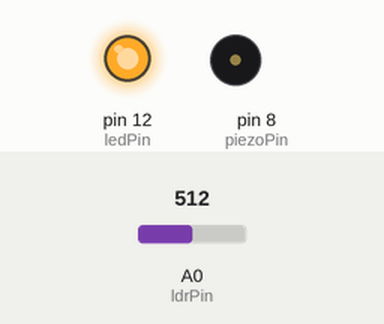
A sketch run on a simulated Arduino Uno, built with avr-gcc and run on an emulated ATmega328P. Shown: output pins drawn as LEDs (lit = HIGH), buzzer (waves = sounding). The inputs (shaded band) are chosen by the test bench; at power-on: A0 (ldrPin) = 512.

Above: at 2.5 s.
2.6 s: A0 (ldrPin) set to 0
At 4.2 s:
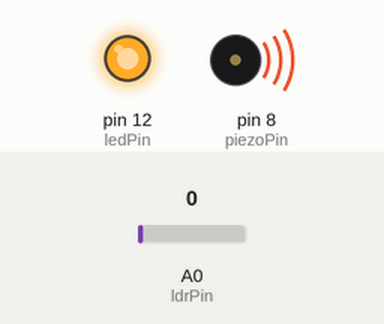
5.7 s: A0 (ldrPin) set to 122
At 6.08 s:
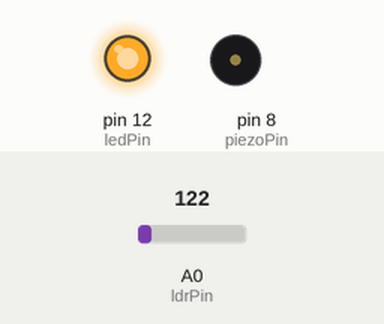
Timing chart, 0 to 14.8 s (numbered marks = the images above; inputs shaded):
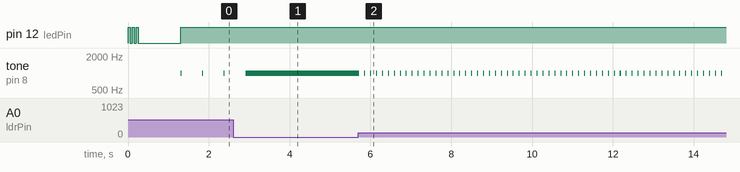

The sketch:

Projeto14.ino
```cpp
// Projeto 14 - Sensor de luz

byte piezoPin = 8;
byte ledPin = 12;
byte ldrPin = 0;                      // LDR no pino analógico 0
int ldrValue = 0;                     // valor lido no LDR

void
setup()
{
  pinMode(ledPin, OUTPUT);
  for (byte x = 0; x < 3; x++)        // pisca o LED duas vezes para mostrar que o programa iniciou
  {
    digitalWrite(ledPin, HIGH);
    delay(50);
    digitalWrite(ledPin, LOW);
    delay(50);
  }
  delay(1000);
  digitalWrite(ledPin, HIGH);
}

void
loop()
{
  ldrValue = analogRead(ldrPin);      // lê o valor do LDR
  tone(piezoPin, 1000);               // toca um tom de 1000HZ no piezo
  delay(25);
  noTone(piezoPin);
  delay(ldrValue);
}
```

Measured:
- after the input at 2.6 s, tone on pin 8 (piezoPin): goes on until 2.9 s, then stays 1000 Hz
- after the input at 5.7 s, tone on pin 8 (piezoPin): alternates 1000 Hz for 0.03 s and silent for 0.12 s, starting at once
- by itself, tone on pin 8 (piezoPin): alternates 1000 Hz for 0.03 s and silent for 0.51 s
